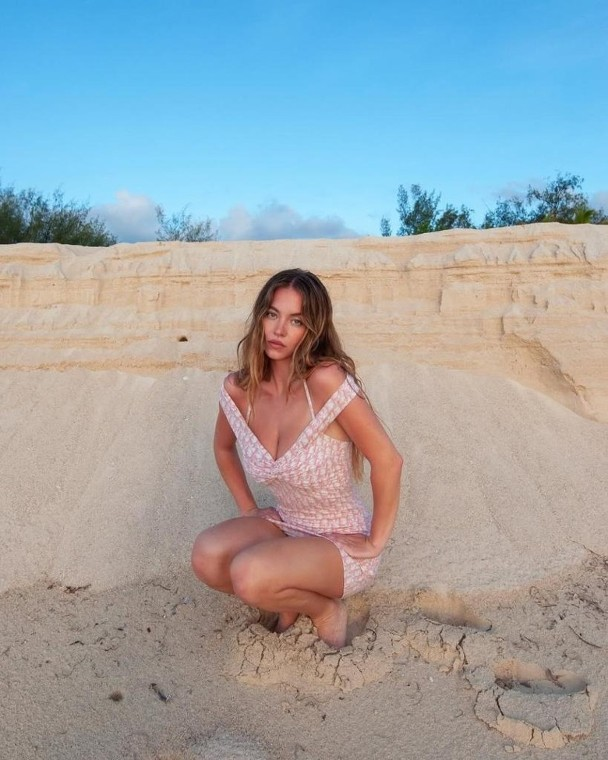
#> input picture syd.jpg, 608 x 760 px
$ python zad9.py
#> lines starting #> are read from the running program, lines starting #| are printed output that depends on the picture
import cv2

image = cv2.imread("syd.jpg")
#> image is the input picture: shape (760, 608, 3); mean B, G, R 169.8, 165.6, 156.6

cropped = image[0:300, 0:300]
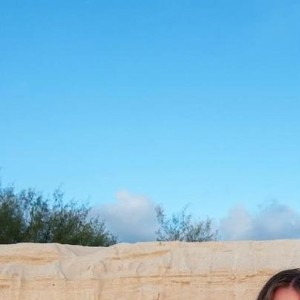
#> cropped: shape (300, 300, 3); mean B, G, R 218.5, 188.1, 129

cv2.imwrite("cropped_image.jpg", cropped)
